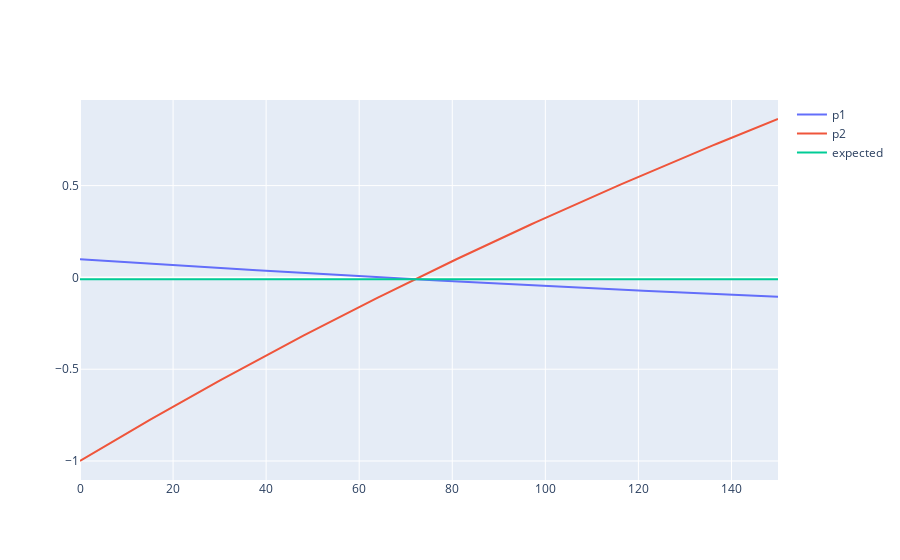

The cell this chart's notebook holds for it:
### Code cell
import plotly.express as px
import plotly.graph_objects as go

def hedge_formula(p_1, p_2, n_1, n_2):
    # If p_1 is correct
    res_1 = ((1 - p_1) * n_1 - p_2 * n_2) / (n_1 * p_1 + n_2 * p_2)
    # If p_2 is correct
    res_2 = - (p_1 * n_1 - (1 - p_2) * n_2) / (n_1 * p_1 + n_2 * p_2)

    return res_1, res_2

def expected_hedge_formula(p_1, p_2, n_1, n_2):
    res1, res2 = hedge_formula(p_1, p_2, n_1, n_2)
    return p_1 * res1 + p_2 * res2

n_1 = 72
n_2 = np.linspace(0, 150, 151)

# p_1 = np.linspace(0, 1.0, 10)
# p_2 = 1 - p_1
p_1 = 0.91
p_2 = 0.10

# res = [hedge_formula(p_1i, p_2i, n_1, n_2) for p_1i, p_2i in zip(p_1, p_2)]
res = hedge_formula(p_1, p_2, n_1, n_2)
eres = expected_hedge_formula(p_1, p_2, n_1, n_2)

fig = go.Figure()
fig.add_trace(go.Scatter(x=n_2, y=res[0],
                    mode='lines',
                    name='p1'))
fig.add_trace(go.Scatter(x=n_2, y=res[1],
                    mode='lines',
                    name='p2'))
fig.add_trace(go.Scatter(x=n_2, y=eres,
                    mode='lines',
                    name='expected'))

### Figure 1 — Plotly figure (JSON) as saved in the notebook; plotly's stock layout.template omitted (floating-point values rounded to 4 significant figures; data arrays with more than 128 entries replaced by an {"elided": "..."} marker saying what was removed)
{"data": [{"mode": "lines", "name": "p1", "type": "scatter", "x": {"elided": "151 int values"}, "y": {"elided": "151 float values"}}, {"mode": "lines", "name": "p2", "type": "scatter", "x": {"elided": "151 int values"}, "y": {"elided": "151 float values"}}, {"mode": "lines", "name": "expected", "type": "scatter", "x": {"elided": "151 int values"}, "y": {"elided": "151 float values"}}], "layout": {}}
